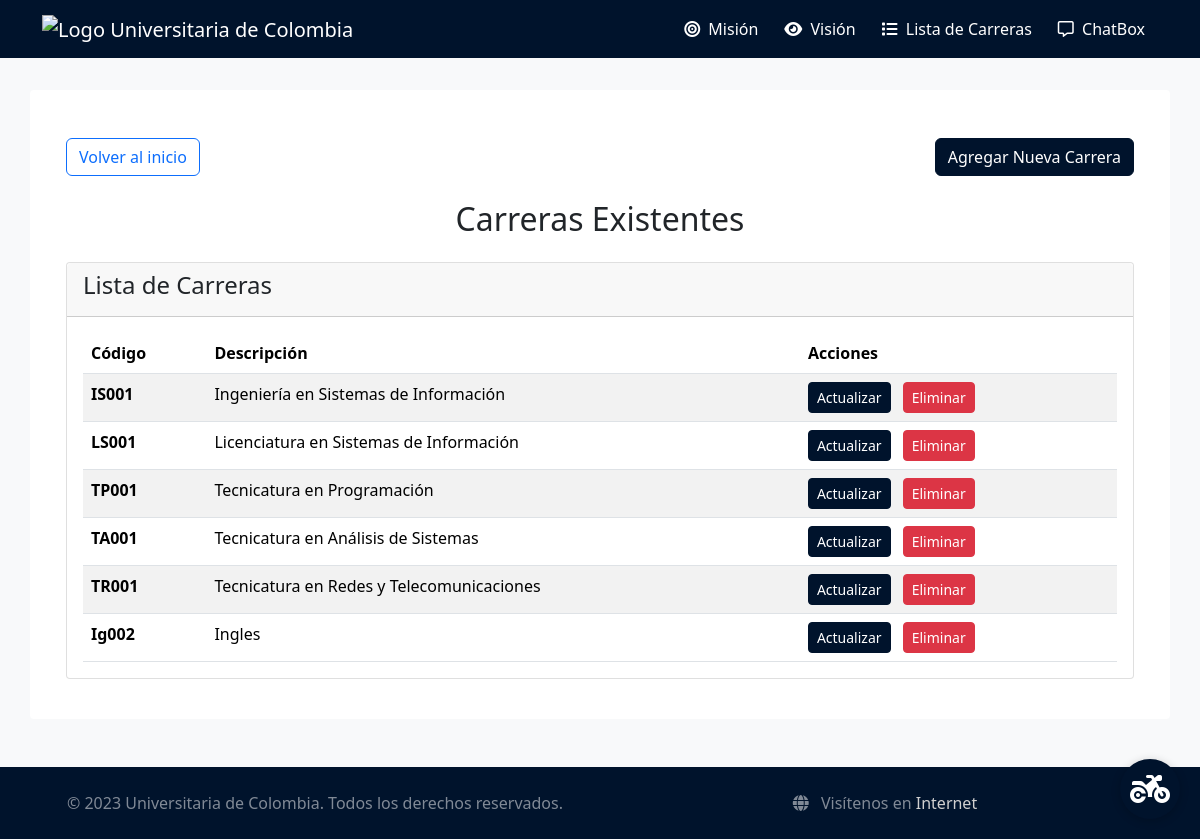
Before: /lista_carreras with the older database file.
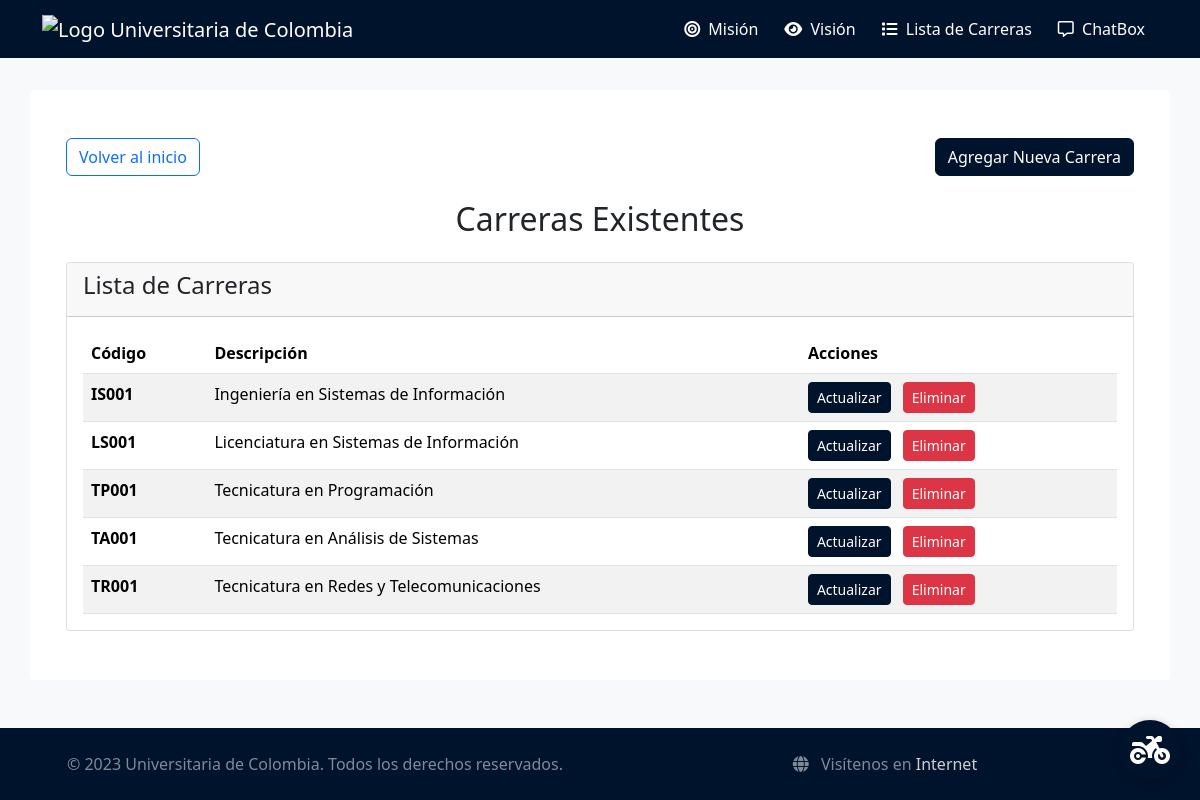
After: the same page with the newer database file.
### tables this page shows
CREATE TABLE carrera (
    codigo TEXT PRIMARY KEY,
    descripcion TEXT NOT NULL UNIQUE
);

### main.py (the view)
@app.route("/lista_carreras")
def lista_carreras():
    db = get_db()
    cursor = db.cursor()
    cursor.execute("SELECT * FROM carrera")
    programas = cursor.fetchall()
    return render_template('lista_carreras.html', programas=programas)

### main.py (called while the page is built)
def get_db():
    db = getattr(g, '_database', None)
    if db is None:
        db = g._database = sqlite3.connect(DATABASE)
        db.row_factory = sqlite3.Row
    return db

@app.before_request
def before_request():
    if request.endpoint and request.endpoint != 'procesar_chat_moto' and request.endpoint != 'verificar_sesion_chat':
        if not request.headers.get('X-Requested-With') == 'XMLHttpRequest':
            if 'chat_moto_usuario' in session:
                session.pop('chat_moto_usuario', None)
            if 'chat_moto_paso' in session:
                session.pop('chat_moto_paso', None)
            if 'chat_moto_datos' in session:
                session.pop('chat_moto_datos', None)

@app.teardown_appcontext
def close_connection(exception):
    db = getattr(g, '_database', None)
    if db is not None:
        db.close()

### templates/lista_carreras.html (shortened to what this page needs)
{% extends 'base.html' %}
{% block content %}
<div class="container mt-4">
    <div class="d-flex justify-content-between mb-4">
        <a href="{{url_for('base')}}" class="btn btn-outline-primary">Volver al inicio</a>
        <a href="{{url_for('programas')}}" class="btn btn-primary">Agregar Nueva Carrera</a>
    </div>
    <div class="text-center mb-4">
        <h2>Carreras Existentes</h2>
    </div>
    <div class="row">
        <div class="col-12">
            <div class="card">
                <div class="card-header">
                    <h4>Lista de Carreras</h4>
                </div>
                <div class="card-body">
                    <div class="table-responsive">
                        <table class="table table-striped">
                            <thead>
                                <tr>
                                    <th>Código</th>
                                    <th>Descripción</th>
                                    <th>Acciones</th>
                                </tr>
                            </thead>
                            <tbody>
                                {% for programa in programas %}
                                <tr>
                                    <td><strong>{{ programa.codigo }}</strong></td>
                                    <td>{{ programa.descripcion }}</td>
                                    <td>
                                        <a href="{{ url_for('editar_carrera', codigo=programa.codigo) }}" class="btn btn-sm btn-primary">Actualizar</a>
                                        <a href="{{ url_for('eliminar_carrera', codigo=programa.codigo) }}" class="btn btn-sm btn-danger ms-2" onclick="return confirm('¿Está seguro de eliminar esta carrera?')">Eliminar</a>
                                    </td>
                                </tr>
                                {% endfor %}
                            </tbody>
                        </table>
                    </div>
                </div>
            </div>
        </div>
    </div>
</div>
{% endblock %}

### templates/base.html (shortened to what this page needs)
<!DOCTYPE html>
<html lang="en">
<head>
<link href="https://cdn.jsdelivr.net/npm/bootstrap@5.3.3/dist/css/bootstrap.min.css" rel="stylesheet">
<link rel="stylesheet" href="https://cdnjs.cloudflare.com/ajax/libs/font-awesome/6.4.0/css/all.min.css">
<link rel="stylesheet" href="{{ url_for('static', filename='css/styles.css') }}">
</head>
<body class="d-flex flex-column min-vh-100">
<nav class="navbar navbar-expand-lg navbar-dark">
<div class="container">
<a class="navbar-brand" href="{{url_for('base')}}">
<img src="https://universitariadecolombia.edu.co/wp-content/uploads/2022/02/imagenlogop2.png" alt="Logo Universitaria de Colombia">
</a>
<div class="collapse navbar-collapse" id="navbarNav">
<ul class="navbar-nav ms-auto">
<li class="nav-item">
<a class="nav-link" href="{{url_for('mision')}}">
<i class="fas fa-bullseye me-1"></i> Misión
</a>
</li>
<li class="nav-item">
<a class="nav-link" href="{{url_for('vision')}}">
<i class="fas fa-eye me-1"></i> Visión
</a>
</li>
<li class="nav-item">
<a class="nav-link" href="{{url_for('lista_carreras')}}">
<i class="fas fa-list me-1"></i> Lista de Carreras
</a>
</li>
<li class="nav-item">
<a class="nav-link" href="{{url_for('predict')}}">
<i class="far fa-comment-alt me-1"></i> ChatBox
</a>
</li>
</ul>
</div>
</div>
</nav>
<main class="container my-5 flex-grow-1">
{% block content %} {% endblock %}
</main>
<div class="chat-button" id="chat-button">
    <i class="fas fa-motorcycle fa-2x"></i>
</div>
<footer class="mt-auto py-4 text-white-50 text-center">
<div class="container">
<div class="row">
<div class="col-md-6">
<p class="mb-0">&copy; 2023 Universitaria de Colombia. Todos los derechos reservados.</p>
</div>
<div class="col-md-6">
<p class="mb-0">
<i class="fas fa-globe me-2"></i> Visítenos en
<a href="https://www.google.com" target="_blank">Internet</a>
</p>
</div>
</div>
</div>
</footer>
</body>
</html>

### static/css/styles.css (style rules this page uses)
:root { --primary-color: #00132c; --secondary-color: #ffffff; --accent-color: #0056b3; --light-bg: #f8f9fa; }
body { font-family: 'Segoe UI', Tahoma, Geneva, Verdana, sans-serif; background-color: var(--light-bg); }
.navbar { background-color: var(--primary-color) !important; padding: 0.5rem 0; }
.navbar-brand img { height: 60px; width: auto; }
.nav-link { color: var(--secondary-color) !important; font-weight: 500; margin: 0 5px; }
.container.my-5 { background-color: white; border-radius: 4px; padding: 1.5rem; margin-top: 2rem !important; }
footer { background-color: var(--primary-color) !important; padding: 1rem 0; margin-top: 2rem; }
footer a { color: #d0d0d0 !important; text-decoration: none; }
.btn-primary { background-color: var(--primary-color); border-color: var(--primary-color); }
.card { border: 1px solid rgba(0,0,0,.125); border-radius: 4px; margin-bottom: 1rem; }
.table { margin-bottom: 0; }

### templates/base.html (style rules this page uses)
.chat-button { position: fixed; bottom: 20px; right: 20px; width: 60px; height: 60px; background: #00132c; color: white; border-radius: 50%; display: flex; justify-content: center; align-items: center; cursor: pointer; box-shadow: 0 2px 10px rgba(0,0,0,0.2); z-index: 999; }

Changed rows visible on the page:
removed carrera: codigo "Ig002", descripcion "Ingles"
